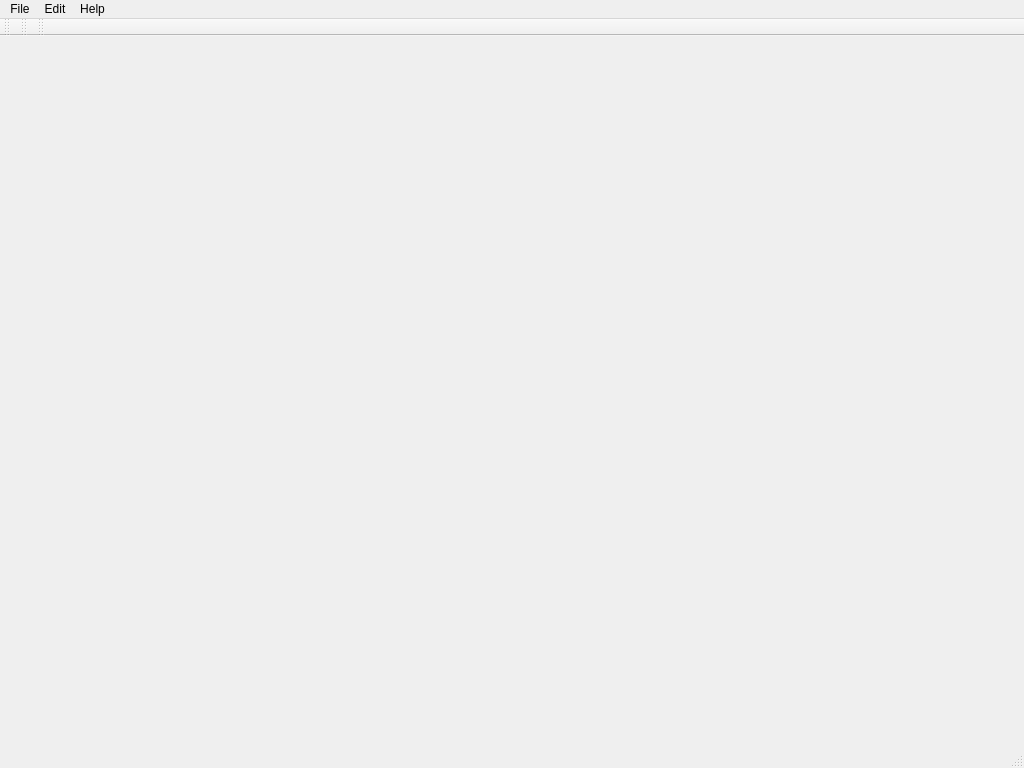
<?xml version="1.0" encoding="UTF-8"?>
<ui version="4.0">
 <class>MainWindow</class>
 <widget class="QMainWindow" name="MainWindow">
  <property name="geometry">
   <rect>
    <x>0</x>
    <y>0</y>
    <width>1024</width>
    <height>768</height>
   </rect>
  </property>
  <property name="windowTitle">
   <string>MainWindow</string>
  </property>
  <widget class="QWidget" name="centralWidget">
   <layout class="QHBoxLayout" name="horizontalLayout">
    <property name="leftMargin">
     <number>1</number>
    </property>
    <property name="topMargin">
     <number>1</number>
    </property>
    <property name="rightMargin">
     <number>1</number>
    </property>
    <property name="bottomMargin">
     <number>1</number>
    </property>
    <item>
     <widget class="OsgForm" name="osgForm" native="true"/>
    </item>
   </layout>
  </widget>
  <widget class="QMenuBar" name="menuBar">
   <property name="geometry">
    <rect>
     <x>0</x>
     <y>0</y>
     <width>1024</width>
     <height>33</height>
    </rect>
   </property>
   <widget class="QMenu" name="menuFile">
    <property name="title">
     <string>File</string>
    </property>
    <addaction name="actionFileOpen"/>
    <addaction name="separator"/>
    <addaction name="actionFileSave"/>
    <addaction name="actionFileSaveAs"/>
    <addaction name="separator"/>
    <addaction name="actionQuit"/>
   </widget>
   <widget class="QMenu" name="menuHelp">
    <property name="title">
     <string>Help</string>
    </property>
    <addaction name="actionHelpAbout"/>
   </widget>
   <widget class="QMenu" name="menuEdit">
    <property name="title">
     <string>Edit</string>
    </property>
    <addaction name="actionCut"/>
    <addaction name="actionCopy"/>
    <addaction name="actionPaste"/>
    <addaction name="actionDelete"/>
   </widget>
   <addaction name="menuFile"/>
   <addaction name="menuEdit"/>
   <addaction name="menuHelp"/>
  </widget>
  <widget class="QToolBar" name="mainToolBar">
   <attribute name="toolBarArea">
    <enum>TopToolBarArea</enum>
   </attribute>
   <attribute name="toolBarBreak">
    <bool>false</bool>
   </attribute>
  </widget>
  <widget class="QStatusBar" name="statusBar"/>
  <widget class="QToolBar" name="toolBar">
   <property name="windowTitle">
    <string>toolBar</string>
   </property>
   <attribute name="toolBarArea">
    <enum>TopToolBarArea</enum>
   </attribute>
   <attribute name="toolBarBreak">
    <bool>false</bool>
   </attribute>
  </widget>
  <widget class="QToolBar" name="toolBar_2">
   <property name="windowTitle">
    <string>toolBar_2</string>
   </property>
   <attribute name="toolBarArea">
    <enum>TopToolBarArea</enum>
   </attribute>
   <attribute name="toolBarBreak">
    <bool>false</bool>
   </attribute>
  </widget>
  <action name="actionFileOpen">
   <property name="text">
    <string>Open...</string>
   </property>
   <property name="shortcut">
    <string>Ctrl+O</string>
   </property>
  </action>
  <action name="actionQuit">
   <property name="text">
    <string>Quit</string>
   </property>
   <property name="shortcut">
    <string>Ctrl+Q</string>
   </property>
  </action>
  <action name="actionHelpAbout">
   <property name="text">
    <string>About...</string>
   </property>
  </action>
  <action name="actionFileSave">
   <property name="text">
    <string>Save</string>
   </property>
   <property name="shortcut">
    <string>Ctrl+S</string>
   </property>
  </action>
  <action name="actionFileSaveAs">
   <property name="text">
    <string>SaveAs...</string>
   </property>
   <property name="shortcut">
    <string>Ctrl+Shift+S</string>
   </property>
  </action>
  <action name="actionCut">
   <property name="text">
    <string>Cut</string>
   </property>
  </action>
  <action name="actionCopy">
   <property name="text">
    <string>Copy</string>
   </property>
  </action>
  <action name="actionPaste">
   <property name="text">
    <string>Paste</string>
   </property>
  </action>
  <action name="actionDelete">
   <property name="text">
    <string>Delete</string>
   </property>
  </action>
 </widget>
 <layoutdefault spacing="6" margin="11"/>
 <customwidgets>
  <customwidget>
   <class>OsgForm</class>
   <extends>QWidget</extends>
   <header>OsgForm.h</header>
   <container>1</container>
  </customwidget>
 </customwidgets>
 <resources/>
 <connections>
  <connection>
   <sender>actionQuit</sender>
   <signal>triggered()</signal>
   <receiver>MainWindow</receiver>
   <slot>close()</slot>
   <hints>
    <hint type="sourcelabel">
     <x>-1</x>
     <y>-1</y>
    </hint>
    <hint type="destinationlabel">
     <x>199</x>
     <y>149</y>
    </hint>
   </hints>
  </connection>
 </connections>
</ui>
